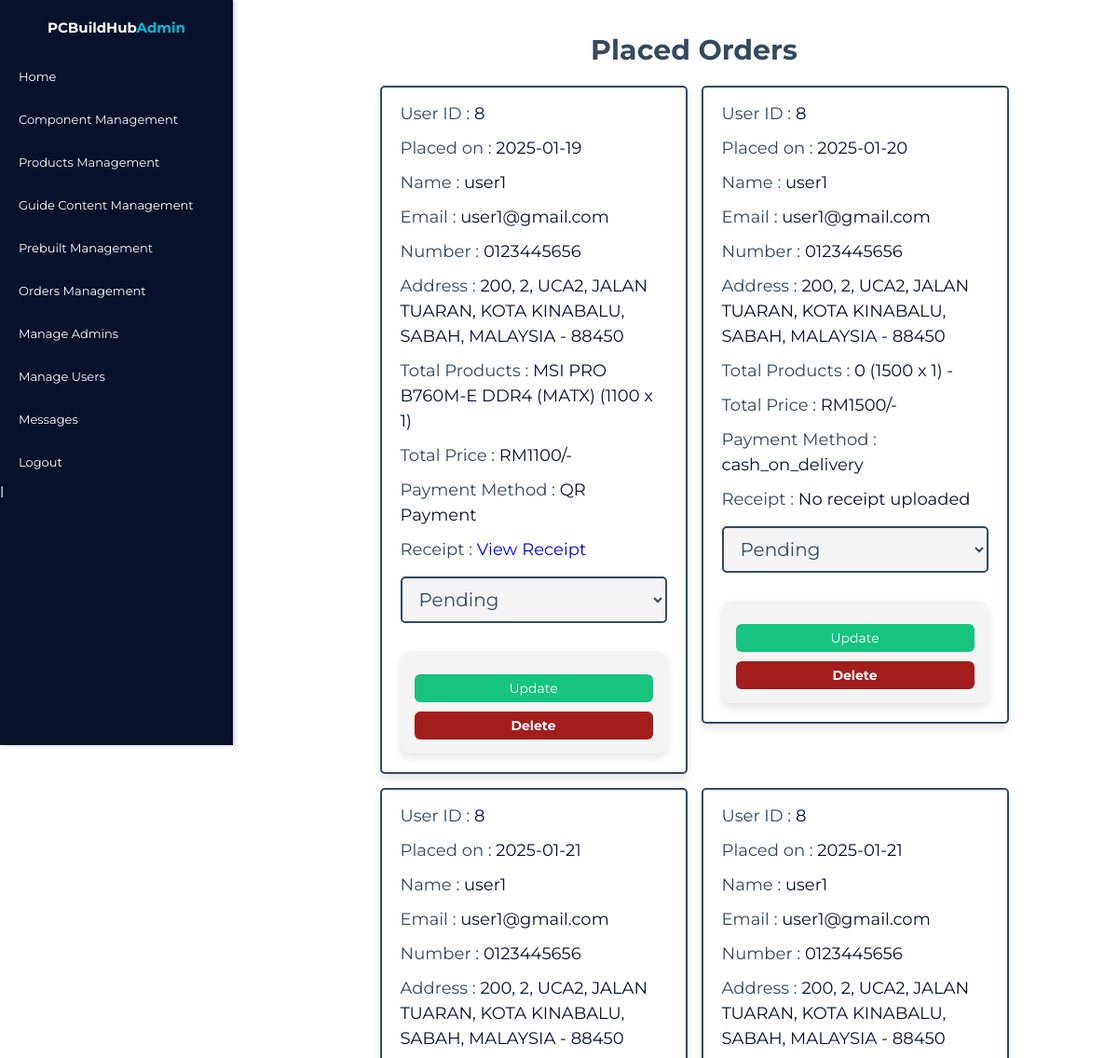
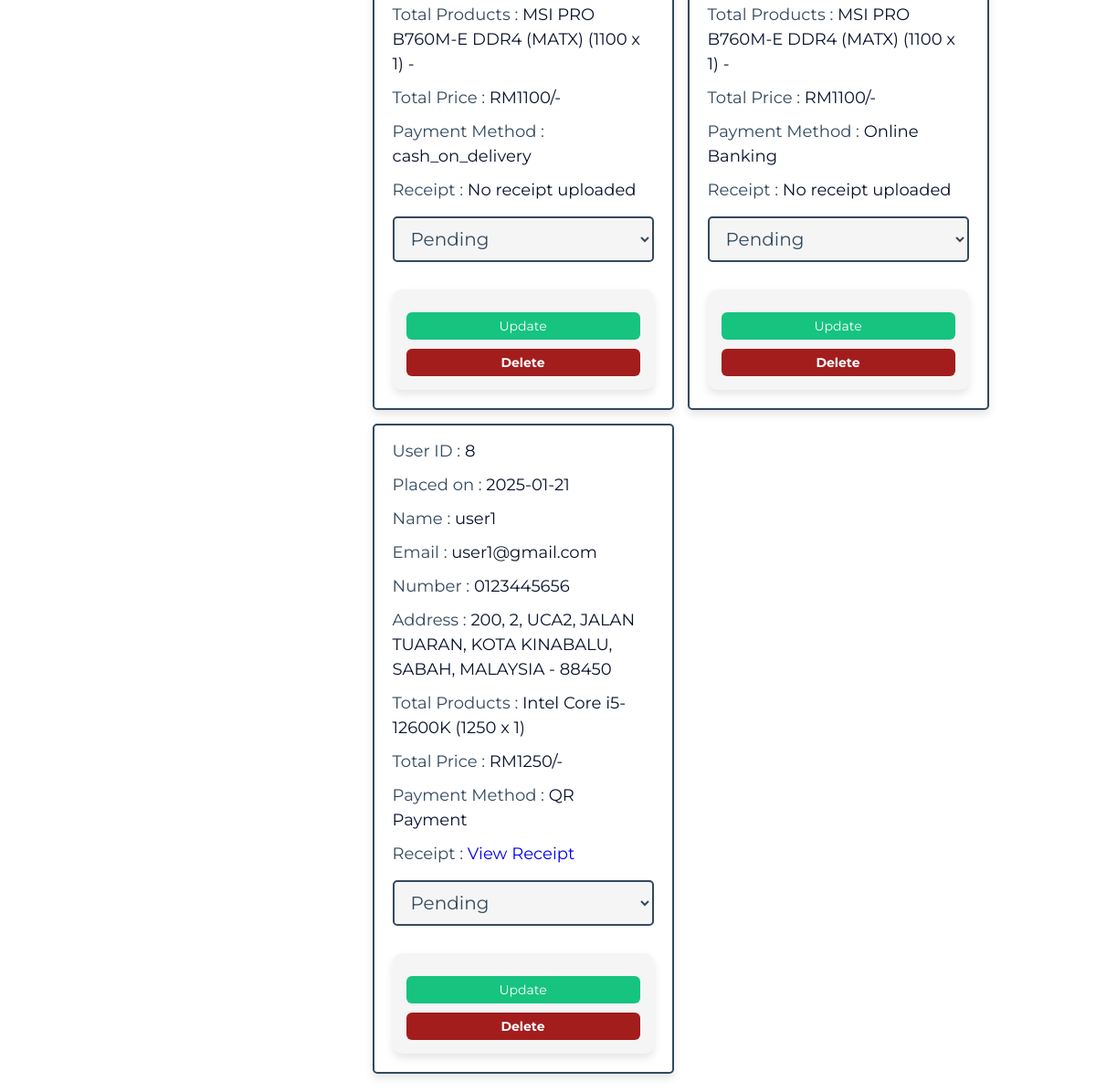
The page /admin/placed_orders.php (signed in) on the database its author committed (2 pictures, top to bottom).
### tables this page shows
CREATE TABLE `orders` (
  `id` int(100) NOT NULL,
  `user_id` int(100) NOT NULL,
  `name` varchar(20) NOT NULL,
  `number` varchar(10) NOT NULL,
  `email` varchar(50) NOT NULL,
  `method` varchar(50) NOT NULL,
  `address` varchar(500) NOT NULL,
  `total_products` varchar(1000) NOT NULL,
  `total_price` int(100) NOT NULL,
  `placed_on` date NOT NULL DEFAULT current_timestamp(),
  `payment_status` varchar(20) NOT NULL DEFAULT 'Pending',
  `receipt_file` varchar(255) DEFAULT NULL
);

### admin/placed_orders.php (the view, shortened to what this page needs)
<?php
include '../components/connect.php';
?>
<!DOCTYPE html>
<html lang="en">
<head>
    <link rel="stylesheet" href="https://cdnjs.cloudflare.com/ajax/libs/font-awesome/6.1.1/css/all.min.css">
    <link rel="stylesheet" href="../css/admin_style.css">
</head>
<body>
<?php include '../components/admin_header.php' ?>
<section class="placed-orders">
    <h1 class="heading">Placed Orders</h1>
    <div class="box-container">
    <?php
        $select_orders = $conn->prepare("SELECT * FROM `orders`");
        $select_orders->execute();
        if ($select_orders->rowCount() > 0) {
            while ($fetch_orders = $select_orders->fetch(PDO::FETCH_ASSOC)) {
    ?>
    <div class="box">
        <p> User ID : <span><?= $fetch_orders['user_id']; ?></span> </p>
        <p> Placed on : <span><?= $fetch_orders['placed_on']; ?></span> </p>
        <p> Name : <span><?= $fetch_orders['name']; ?></span> </p>
        <p> Email : <span><?= $fetch_orders['email']; ?></span> </p>
        <p> Number : <span><?= $fetch_orders['number']; ?></span> </p>
        <p> Address : <span><?= $fetch_orders['address']; ?></span> </p>
        <p> Total Products : <span><?= $fetch_orders['total_products']; ?></span> </p>
        <p> Total Price : <span>RM<?= $fetch_orders['total_price']; ?>/-</span> </p>
        <p> Payment Method : <span><?= $fetch_orders['method']; ?></span> </p>
        <p> Receipt :
            <span>
                <?php if (!empty($fetch_orders['receipt_file'])) { ?>
                    <a href="../uploads/<?= $fetch_orders['receipt_file']; ?>" target="_blank">View Receipt</a>
                <?php } else { ?>
                    No receipt uploaded
                <?php } ?>
            </span>
        </p>
        <form action="" method="POST">
            <select name="payment_status" class="drop-down">
                <option value="" selected disabled><?= $fetch_orders['payment_status']; ?></option>
            </select>
            <div class="products-table">
                <input type="submit" value="update" class="option-btn" name="update_payment">
                <a href="placed_orders.php?delete=<?= $fetch_orders['id']; ?>" class="delete-btn" onclick="return confirm('Delete this order?');">delete</a>
            </div>
        </form>
    </div>
    <?php
            }
        } else {
            echo '<p class="empty">No orders placed yet!</p>';
        }
    ?>
    </div>
</section>
</body>
</html>

### css/admin_style.css (style rules this page uses)
:root { --main-color:#09122C; --red:#A31D1D; --orange:#f39c12; --black:#34495e; --white:#fff; --light-bg:#f5f5f5; --light-color:#999; --border:.2rem solid var(--black); --box-shadow:0 .5rem 1rem rgba(0,0,0,.1); }
* { font-family: 'Montserrat', sans-serif; margin:0; padding:0; box-sizing: border-box; text-decoration: none; outline: none; border:none; }
html { font-size: 62.5%; overflow-x: hidden; }
body { font-family: 'Montserrat', sans-serif; background-color: #ffffff; font-size: 16px; }
section { max-width: 1200px; margin-left: 29rem; padding:2rem; }
.btn, .delete-btn, .reply-btn, .option-btn { display: block; margin-top: 1rem; border-radius: .5rem; cursor: pointer; width: 100%; font-size: 1.8rem; color:var(--white); padding:1.2rem 3rem; text-transform: capitalize; text-align: center; }
.delete-btn { background-color: var(--red); }
.option-btn { background-color: var(--main-color) }
.heading { text-align: center; color: #333; font-size: 28px; margin-bottom: 20px; }
.box-container { display: flex; flex-direction: column; gap: 20px; }
.box { padding: 15px; border: 1px solid #ddd; border-radius: 8px; background-color: #f9f9f9; }
form { display: flex; flex-direction: column; }
.heading { text-align: center; margin-bottom: 2rem; text-transform: capitalize; color:var(--black); font-size: 3rem; }
.placed-orders .box-container { display: grid; grid-template-columns: repeat(auto-fit, 33rem); gap:1.5rem; justify-content: center; align-items: flex-start; }
.placed-orders .box-container .box { background-color: var(--white); border-radius: .5rem; box-shadow: var(--box-shadow); border:var(--border); padding:2rem; padding-top: 1rem; }
.placed-orders .box-container .box p { padding: .5rem 0; line-height: 1.5; font-size: 1.8rem; color:var(--black); }
.placed-orders .box-container .box p span { color:var(--main-color); }
.placed-orders .box-container .box .drop-down { width: 100%; margin:1rem 0; background-color: var(--light-bg); padding:1rem 1.4rem; font-size: 2rem; color:var(--black); border:var(--border); border-radius: .5rem; }
a.option-btn, a.delete-btn { display: inline-block; padding: 8px 15px; border-radius: 4px; text-decoration: none; font-size: 14px; font-weight: bold; transition: background-color 0.3s, color 0.3s; }
a.delete-btn { background-color: #c0392b; color: #ffffff; }
.option-btn, .delete-btn { padding: 10px 15px; text-decoration: none; color: #fff; border-radius: 5px; font-size: 14px; cursor: pointer; text-align: center; }
.option-btn { background-color: #28a745; }
.delete-btn { background-color: #dc3545; }
.option-btn, .delete-btn { padding: 10px 20px; text-decoration: none; color: #fff; border-radius: 5px; font-size: 14px; cursor: pointer; text-align: center; }
.option-btn { background-color: #6c63ff; }
.delete-btn { background-color: #ff5b5b; }
body { margin: 0; font-family: Arial, sans-serif; }
.products-table { margin-top: 20px; background-color: var(--light-bg); padding: 15px; border-radius: 10px; box-shadow: var(--box-shadow); overflow-x: auto; }
.products-table .option-btn, .products-table .delete-btn { padding: 6px 8px; font-size: 14px; border-radius: 6px; text-decoration: none; color: var(--white); transition: background-color 0.3s ease; }
.products-table .option-btn { background-color: #16C47F; }
.products-table .delete-btn { background-color: var(--red); }
h1 { font-size: 3rem; color: var(--main-color); text-align: center; margin: 1.5rem 0; }

### rows shown on the page
orders: user "8", placed_on "2025-01-19", name "user1", email "user1@gmail.com", number "0123445656", address "200, 2, UCA2, JALAN TUARAN, KOTA KINABALU, SABAH, MALAYSIA - 88450", total_products "MSI PRO B760M-E DDR4 (MATX) (1100 x 1)", total_price "1100", method "QR Payment", payment_status "Pending"
orders: user "8", placed_on "2025-01-20", name "user1", email "user1@gmail.com", number "0123445656", address "200, 2, UCA2, JALAN TUARAN, KOTA KINABALU, SABAH, MALAYSIA - 88450", total_products "0 (1500 x 1) -", total_price "1500", method "cash_on_delivery", shows "No receipt uploaded", payment_status "Pending"
orders: user "8", placed_on "2025-01-21", name "user1", email "user1@gmail.com", number "0123445656", address "200, 2, UCA2, JALAN TUARAN, KOTA KINABALU, SABAH, MALAYSIA - 88450", total_products "MSI PRO B760M-E DDR4 (MATX) (1100 x 1) -", total_price "1100", method "cash_on_delivery", shows "No receipt uploaded", payment_status "Pending"
orders: user "8", placed_on "2025-01-21", name "user1", email "user1@gmail.com", number "0123445656", address "200, 2, UCA2, JALAN TUARAN, KOTA KINABALU, SABAH, MALAYSIA - 88450", total_products "MSI PRO B760M-E DDR4 (MATX) (1100 x 1) -", total_price "1100", method "Online Banking", shows "No receipt uploaded", payment_status "Pending"
orders: user "8", placed_on "2025-01-21", name "user1", email "user1@gmail.com", number "0123445656", address "200, 2, UCA2, JALAN TUARAN, KOTA KINABALU, SABAH, MALAYSIA - 88450", total_products "Intel Core i5-12600K (1250 x 1)", total_price "1250", method "QR Payment", payment_status "Pending"
